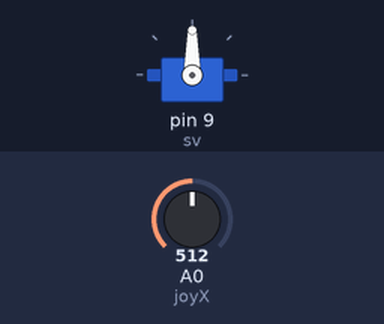
Recording of a sketch running on a simulated Arduino Uno, built with avr-gcc and run on an emulated ATmega328P. Parts: servo. The inputs (shaded band) are chosen by the test bench; at power-on: A0 (joyX) = 512. What the sketch prints to the serial monitor is not drawn.

Above: at 1.2 s.
1.3 s: A0 (joyX) set to 591
4.3 s: A0 (joyX) set to 615
At 4.46 s:
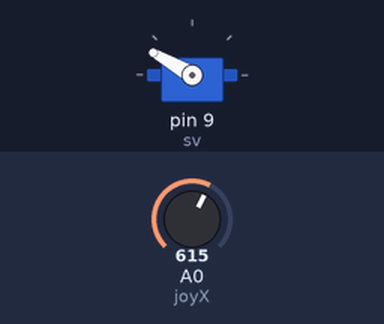
7.3 s: A0 (joyX) set to 390
10.3 s: A0 (joyX) set to 411
At 10.9 s:
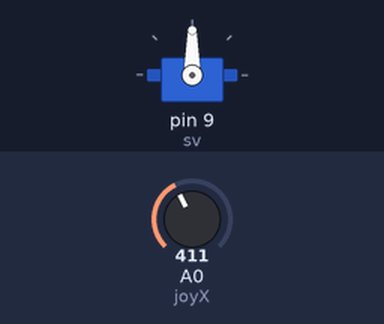
11.8 s: A0 (joyX) set to 306
At 11.97 s:
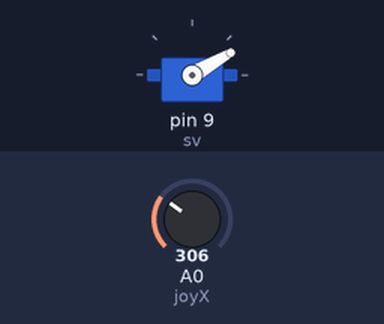
Timing chart, 0 to 15.8 s (numbered marks = the images above; inputs shaded):
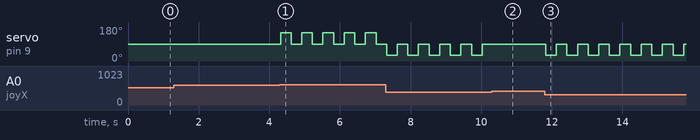

The sketch:

servo-joystick.ino
```cpp
#include <Servo.h>

int joyX = A0;

Servo sv;

void setup() {
  sv.attach(9);
  Serial.begin(9600);
}

void loop() {
  int x = analogRead(joyX);

  Serial.print("X: ");
  Serial.print(x);

  if (x < 400) {
    sv.write(30);
    delay(300);
    sv.write(90);
    delay(300);
    Serial.println("Joystick left → Servo 30° rồi về 90°");
  } else if (x > 600) {
    sv.write(150);
    delay(300);
    sv.write(90);
    delay(300);
    Serial.println("Joystick right → Servo 150° rồi về 90°");
  } else {
    sv.write(90);
    Serial.println("Joystick center → Servo 90° giữ nguyên");
  }
}

/*
Cách lắp:
- Servo:
  + Signal -> D9
  + VCC -> 5V
  + GND -> GND
- Joystick:
  + X (analog) -> A0
  + VCC -> 5V
  + GND -> GND
*/
```

Measured:
- the behaviour switches between 600 and 601 on A0 (joyX) (found by bisection; images 0 and 1)
- after the input at 1.3 s, every drawn part: stays the same
- after the input at 4.3 s, servo on pin 9 (sv): alternates 150° for 0.30 s and 90° for 0.30 s, starting at once
- after the input at 10.3 s, servo on pin 9 (sv): stops changing and stays 90°
- after the input at 11.8 s, servo on pin 9 (sv): alternates 90° for 0.30 s and 30° for 0.30 s, starting at once
